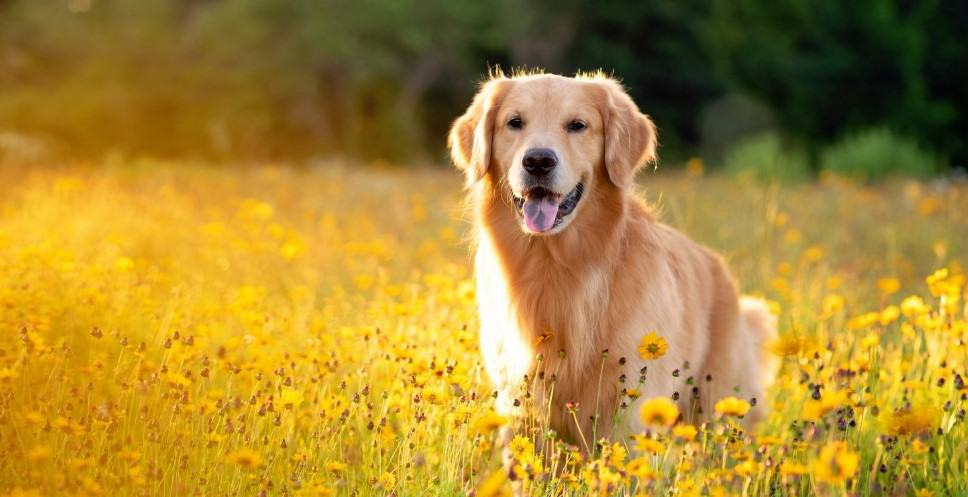
#> input picture dog.png, 968 x 497 px
$ jupyter execute 1.ipynb
#> lines starting #> are read from the running program, lines starting #| are printed output that depends on the picture; after the words box and inside, x2 and y2 are one past the last pixel; in counts of white or black regions, pixels touching at a corner belong together
[cell 1]
import cv2
import numpy as np
import matplotlib.pyplot as plt


image_path = 'dog.png'
img = cv2.imread(image_path)
#> img is the input picture: shape (497, 968, 3); mean B, G, R 48.4, 133.7, 167.5
img_rgb = cv2.cvtColor(img, cv2.COLOR_BGR2RGB)


plt.imshow(img_rgb)
plt.title('Original Image')
plt.axis('off')
plt.show()

[cell 2]
hsv_img = cv2.cvtColor(img, cv2.COLOR_BGR2HSV)
#> hsv_img: shape (497, 968, 3); mean H, S, V 25.9, 176.6, 169.8
lower_yellow = np.array([22, 93, 0])#choose the RGB values accordingly to display specific color
upper_yellow = np.array([45, 255, 255])
mask = cv2.inRange(hsv_img, lower_yellow, upper_yellow)
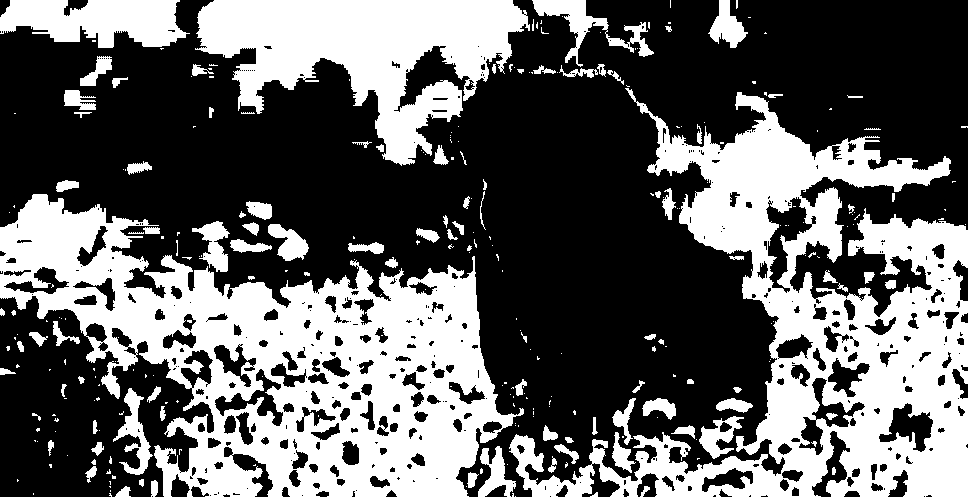
#> mask: shape (497, 968); 38.9% white; 293 white regions (189 under 20 px), largest, box (x1, y1, x2, y2) and area: (0, 194, 524, 497) 70357, (509, 88, 968, 497) 65067, (195, 0, 530, 166) 27464


# In[48]:Perform bit wise conjunction of the two arrays  using bitwise_and
segmented_image = cv2.bitwise_and(img, img, mask=mask)
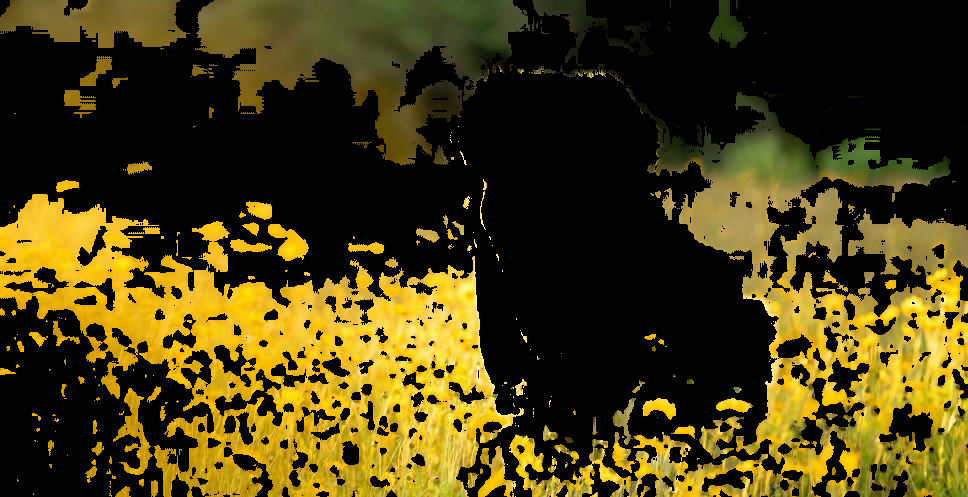
#> segmented_image: shape (497, 968, 3); mean B, G, R 15.5, 59.3, 70.7


# In[49]:Convert the image from BGR2RGB
segmented_image_rgb = cv2.cvtColor(segmented_image, cv2.COLOR_BGR2RGB)


# In[50]:Display the segmented ROI from an image.
plt.imshow(segmented_image_rgb)
plt.title('Segmented Image (Yellow)')
plt.axis('off')
plt.show()

$ run again, with 1a.png copied over dog.png
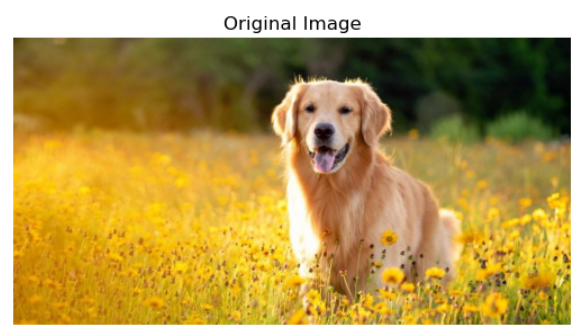
#> input picture 1a.png, 576 x 330 px
#> img is the input picture: shape (330, 576, 3); mean B, G, R 79.9, 151.7, 180.2
#> hsv_img: shape (330, 576, 3); mean H, S, V 21.9, 148.8, 182
#> `mask = cv2.inRange(hsv_img, lower_yellow, upper_yellow)`:
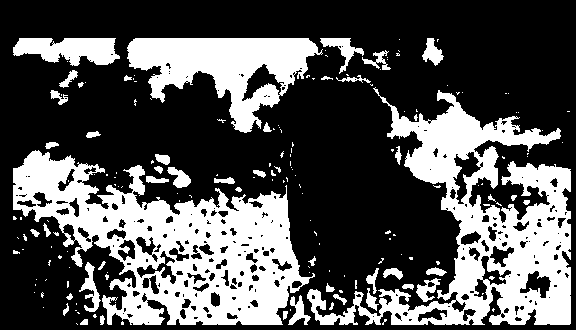
#> mask: shape (330, 576); 32.9% white; 176 white regions (128 under 20 px), largest, box (x1, y1, x2, y2) and area: (13, 150, 315, 325) 24278, (307, 87, 571, 325) 21881, (127, 38, 323, 133) 9050
#> `segmented_image = cv2.bitwise_and(img, img, mask=mask)`:
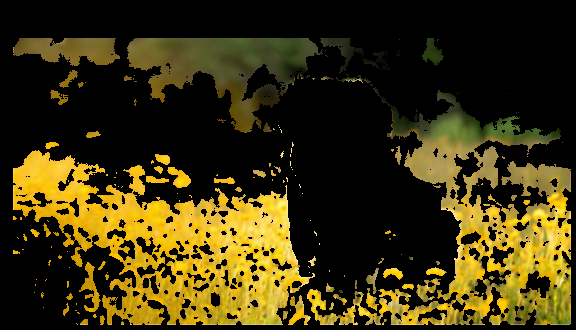
#> segmented_image: shape (330, 576, 3); mean B, G, R 13.1, 50.1, 59.8

$ run again, with 2a.png copied over dog.png
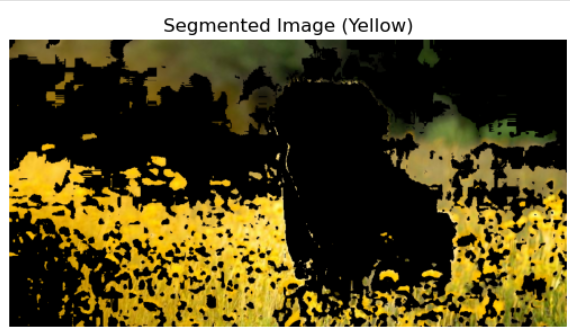
#> input picture 2a.png, 570 x 331 px
#> img is the input picture: shape (331, 570, 3); mean B, G, R 50.2, 87.4, 97
#> hsv_img: shape (331, 570, 3); mean H, S, V 10.8, 83.3, 97.5
#> `mask = cv2.inRange(hsv_img, lower_yellow, upper_yellow)`:
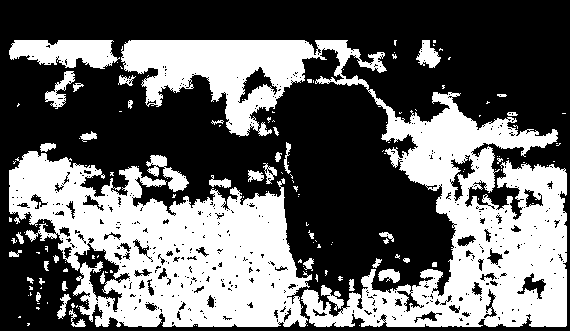
#> mask: shape (331, 570); 40.1% white; 149 white regions (108 under 20 px), largest, box (x1, y1, x2, y2) and area: (121, 40, 567, 327) 38722, (9, 151, 312, 327) 30297, (9, 40, 120, 69) 2294
#> `segmented_image = cv2.bitwise_and(img, img, mask=mask)`:
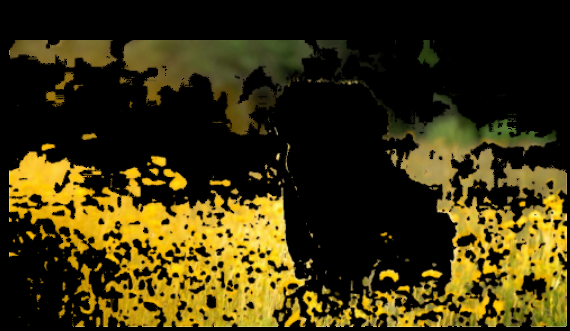
#> segmented_image: shape (331, 570, 3); mean B, G, R 12.9, 49.7, 59.2
